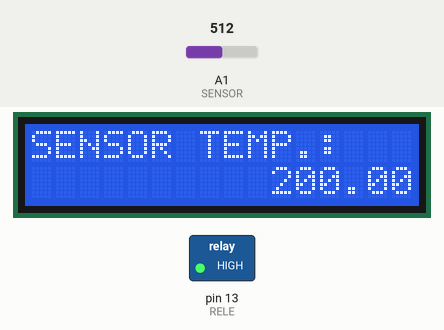
This sketch was run on a simulated Arduino Uno, built with avr-gcc and run on an emulated ATmega328P. Parts: 16×2 character LCD, switched loads named in the sketch (green lamp = pin HIGH). Inputs (shaded band) come from the test bench; at power-on: A1 (SENSOR) = 512.

Above: at 1.2 s.
1.3 s: A1 (SENSOR) set to 152
At 2.4 s:
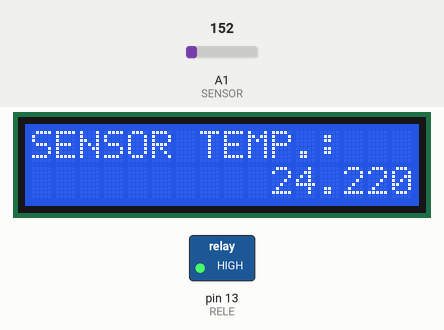
2.8 s: A1 (SENSOR) set to 132
At 3.5 s:
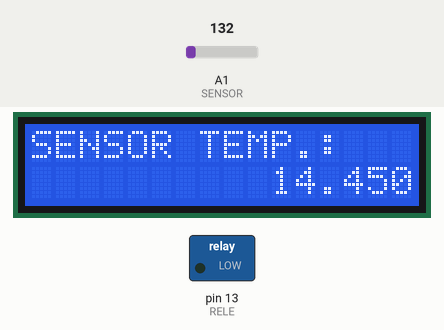
4.3 s: A1 (SENSOR) set to 122
At 4.7 s:
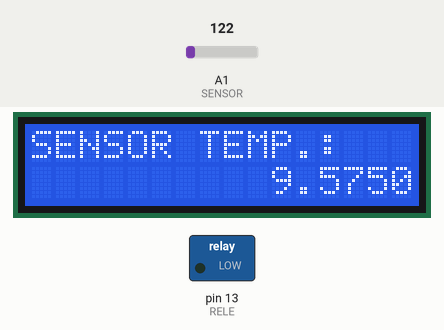
Timing chart, 0 to 7.3 s (numbered marks = the images above; inputs shaded):
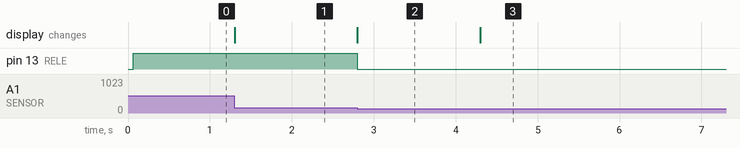

The sketch:

termostato.ino
```cpp
/*
  Termostato
  Miércoles 21 de octubre de 2020

  Lucas Martín Treser - Automatismos Mar del Plata
  https://www.automatismos-mdq.com.ar/

  Simulación disponible en:
  https://www.tinkercad.com/things/lSWoiZnhykX

*/

// librería lcd
#include <LiquidCrystal.h>

// configuración del pinout de la pantalla
const int RS = 2, EN = 3, D4 = 4, D5 = 5, D6 = 6, D7 = 7;
const int RELE = 13;
const int SENSOR = A1;

LiquidCrystal pantalla(RS, EN, D4, D5, D6, D7);

void setup() {

  pinMode(RELE, OUTPUT);
  digitalWrite(RELE, LOW);

  pantalla.begin(16, 2);
  pantalla.print("SENSOR TEMP.:");

}

void loop() {

  //lectura y conversión sensor
  int lectura = analogRead(SENSOR);
  float tension = 5.0 / 1024 * lectura;
  float temperatura = tension * 100 - 50;

  //muestra temperatura en pantalla
  pantalla.setCursor(10, 1);
  pantalla.print(temperatura);

  //según un rango de temperatura enciendo una lampara
  if (lectura > 163) {
    digitalWrite(RELE, HIGH);
  }

  if (lectura < 144) {
    digitalWrite(RELE, LOW);
  }

}
```

Measured:
- the behaviour switches between 144 and 143 on A1 (SENSOR) (found by bisection; images 1 and 2)
- after the input at 1.3 s, the display: changes at once (image 1)
- after the input at 2.8 s, pin 13 (RELE): HIGH → LOW at once; the display: changes at once (image 2)
- after the input at 4.3 s, the display: changes at once (image 3)
